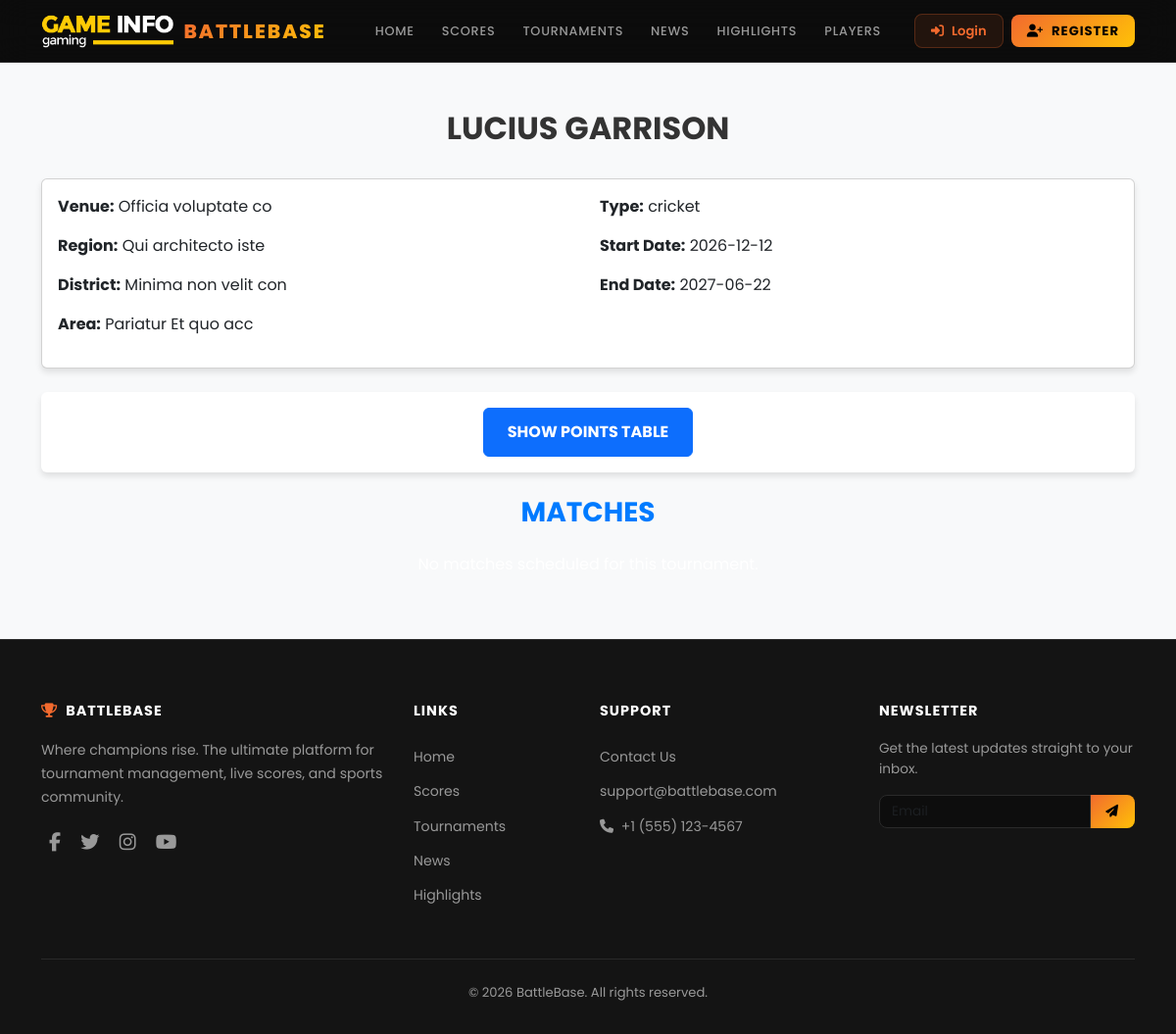
/view_tournament.php?tournament_id=7, run on the app's committed database.
### tables this page shows
CREATE TABLE `tournament` (
  `id` int(11) NOT NULL,
  `name` varchar(255) NOT NULL,
  `creator_id` int(11) DEFAULT NULL,
  `venue` varchar(40) NOT NULL,
  `region` varchar(40) NOT NULL,
  `district` varchar(40) NOT NULL,
  `thana` varchar(40) NOT NULL,
  `area` varchar(40) NOT NULL,
  `tour_type` varchar(10) NOT NULL,
  `start_date` date NOT NULL,
  `end_date` date DEFAULT NULL
);

### view_tournament.php (the view, shortened to what this page needs)
<?php
try {
    include './components/shared/general-header.php';
    require_once 'config.php';
    $tournamentId = isset($_GET['tournament_id']) ? intval($_GET['tournament_id']) : 0;
    if ($tournamentId > 0) {
        $query = "SELECT * FROM tournament WHERE id = :tournamentId";
        $stmt = $conn->prepare($query);
        $stmt->bindParam(':tournamentId', $tournamentId, PDO::PARAM_INT);
        $stmt->execute();
        $tournament = $stmt->fetch(PDO::FETCH_ASSOC);
        $matchesQuery = "
            SELECT m.*,
                   t1.name AS team_1_name, t1.logo AS team_1_logo,
                   t2.name AS team_2_name, t2.logo AS team_2_logo,
                   COALESCE(tts1.goals, 0) AS team_1_goals, COALESCE(tts2.goals, 0) AS team_2_goals,
                   COALESCE(tts1.score, 0) AS team_1_score, COALESCE(tts2.score, 0) AS team_2_score
            FROM match_played m
            LEFT JOIN team t1 ON m.team_1_id = t1.id
            LEFT JOIN team t2 ON m.team_2_id = t2.id
            LEFT JOIN tournament_team_score tts1 ON m.team_1_id = tts1.team_id AND m.id = tts1.match_id
            LEFT JOIN tournament_team_score tts2 ON m.team_2_id = tts2.team_id AND m.id = tts2.match_id
            WHERE m.tournament_id = :tournamentId
            ORDER BY m.match_day ASC
        ";
        $matchesStmt = $conn->prepare($matchesQuery);
        $matchesStmt->bindParam(':tournamentId', $tournamentId, PDO::PARAM_INT);
        $matchesStmt->execute();
        $matches = $matchesStmt->fetchAll(PDO::FETCH_ASSOC);
    } else {
        throw new Exception("Invalid tournament ID.");
    }
} catch (PDOException $e) {
    $error = "Database error: " . $e->getMessage();
} catch (Exception $e) {
    $error = $e->getMessage();
}
?>
<section id="tournament-details" style="padding: 3rem 0; background-color: #f8f9fa;">
    <div class="container">
        <?php if (!empty($error)): ?>
            <div class="alert alert-danger text-center"><?= htmlspecialchars($error); ?></div>
        <?php else: ?>
            <h2 class="text-center" style="text-transform: uppercase; font-weight: bold; margin-bottom: 2rem; color: #333;">
                <?= htmlspecialchars($tournament['name']); ?>
            </h2>
            <div class="card mb-4" style="box-shadow: 0px 4px 6px rgba(0, 0, 0, 0.1);">
                <div class="card-body">
                    <div class="row">
                        <div class="col-md-6">
                            <p><strong>Venue:</strong> <?= htmlspecialchars($tournament['venue']); ?></p>
                            <p><strong>Region:</strong> <?= htmlspecialchars($tournament['region']); ?></p>
                            <p><strong>District:</strong> <?= htmlspecialchars($tournament['district']); ?></p>
                            <p><strong>Area:</strong> <?= htmlspecialchars($tournament['area']); ?></p>
                        </div>
                        <div class="col-md-6">
                            <p><strong>Type:</strong> <?= htmlspecialchars($tournament['tour_type']); ?></p>
                            <p><strong>Start Date:</strong> <?= htmlspecialchars($tournament['start_date']); ?></p>
                            <p><strong>End Date:</strong> <?= htmlspecialchars($tournament['end_date']); ?></p>
                        </div>
                    </div>
                </div>
            </div>
            <div class="card mb-4" style="border: none; box-shadow: 0px 4px 6px rgba(0, 0, 0, 0.1);">
                <div class="card-body text-center">
                    <a href="points_table_mapper.php?tournament_id=<?= $tournamentId; ?>" class="btn btn-primary" style="padding: 0.75rem 1.5rem; font-size: 1rem; text-transform: uppercase; font-weight: bold;">
                        Show Points Table
                    </a>
                </div>
            </div>
            <h3 class="text-center" style="text-transform: uppercase; font-weight: bold; margin-bottom: 1.5rem; color: #007bff;">Matches</h3>
            <div class="row">
                <?php if (!empty($matches)): ?>
                    <?php foreach ($matches as $match): ?>
                        <div class="col-md-6 mb-4">
                            <div class="card" style="border: none; box-shadow: 0px 4px 6px rgba(0, 0, 0, 0.1);">
                                <div class="card-body">
                                    <div class="d-flex align-items-center mb-3">
                                        <img src="./uploads/logos/<?= htmlspecialchars($match['team_1_logo']); ?>" alt="<?= htmlspecialchars($match['team_1_name']); ?>" class="img-fluid" style="width: 50px; height: 50px; margin-right: 10px;">
                                        <h5 class="mb-0" style="font-size: 1rem; color: #333;">
                                            <?= htmlspecialchars($match['team_1_name']); ?>
                                        </h5>
                                    </div>
                                    <p class="text-center font-weight-bold mb-3">VS</p>
                                    <div class="d-flex align-items-center mb-3">
                                        <img src="./uploads/logos/<?= htmlspecialchars($match['team_2_logo']); ?>" alt="<?= htmlspecialchars($match['team_2_name']); ?>" class="img-fluid" style="width: 50px; height: 50px; margin-right: 10px;">
                                        <h5 class="mb-0" style="font-size: 1rem; color: #333;">
                                            <?= htmlspecialchars($match['team_2_name']); ?>
                                        </h5>
                                    </div>
                                    <p class="mb-2"><strong>Date:</strong> <?= htmlspecialchars($match['match_day']); ?></p>
                                    <p class="mb-2"><strong>Type:</strong> <?= htmlspecialchars($match['match_type']); ?></p>
                                    <?php if ($match['match_end'] == 1): ?>
                                        <p class="mb-2"><strong>Score:</strong> <?= htmlspecialchars($isFootball ? $match['team_1_goals'] : $match['team_1_score']); ?> - <?= htmlspecialchars($isFootball ? $match['team_2_goals'] : $match['team_2_score']); ?></p>
                                        <p class="mb-0"><strong>Winner:</strong> <?= htmlspecialchars($match['winner_name']); ?></p>
                                    <?php else: ?>
                                        <p class="mb-0"><strong>Status:</strong> Scheduled</p>
                                    <?php endif; ?>
                                </div>
                            </div>
                        </div>
                    <?php endforeach; ?>
                <?php else: ?>
                    <p class="text-center w-100">No matches scheduled for this tournament.</p>
                <?php endif; ?>
            </div>
        <?php endif; ?>
    </div>
</section>
<?php
include './components/shared/general-footer.php';
?>

### css/custom.css (style rules this page uses)
:root { --bg-primary: #0D0D0D; --bg-secondary: #141414; --bg-card: #1a1a1a; --bg-elevated: #222; --accent-orange: #F26A2E; --accent-orange-rgb: 242, 106, 46; --accent-gold: #FFC107; --white: #FFF; --gray-100: #E0E0E0; --gray-200: #CCC; --gray-300: #999; --gray-400: #666; --text-primary: #FFF; --text-secondary: #E0E0E0; --text-muted: #999; --border-color: #2a2a2a; --gradient-primary: linear-gradient(135deg, #F26A2E, #FFC107); --gradient-reverse: linear-gradient(135deg, #FFC107, #F26A2E); --gradient-orange: linear-gradient(135deg, #F26A2E, #ff8a50); --gradient-dark: linear-gradient(135deg, #0D0D0D, #1a1a1a); --shadow-card: 0 12px 40px rgba(0,0,0,.6); --shadow-glow-orange: 0 0 30px rgba(242,106,46,.25); --shadow-glow-gold: 0 0 30px rgba(255,193,7,.2); --radius-sm: 8px; --radius-md: 14px; --radius-lg: 20px; --radius-xl: 30px; }
* { box-sizing: border-box; }
body { font-family: 'Poppins', sans-serif; background: var(--bg-primary); color: var(--text-primary); overflow-x: hidden; -webkit-font-smoothing: antialiased; }

### data on the page
tournament: name "LUCIUS GARRISON", venue "Officia voluptate co", region "Qui architecto iste", district "Minima non velit con", area "Pariatur Et quo acc", tour_type "cricket", start_date "2026-12-12", end_date "2027-06-22"
